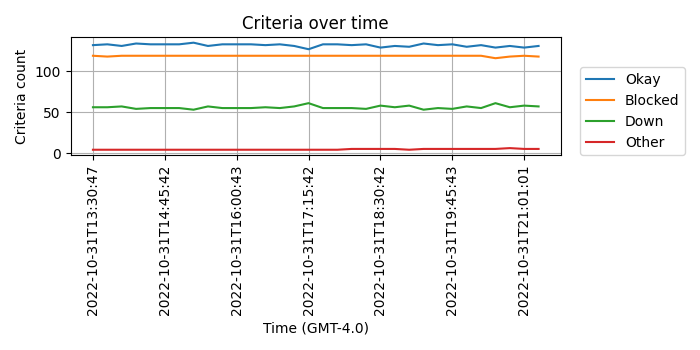

Python code for this plot:
"""graph.py

"""
import time
import pandas as pd
from matplotlib import pyplot as plt

def extract_min_max(cdf):
    """Extract max and min values for 'Down' in a dataframe.
    """
    df2 = cdf.loc[cdf['Down'].idxmax()]
    df3 = cdf.loc[cdf['Down'].idxmin()]
    max = df2['Down']
    min = df3['Down']
    return min, max

def main():
    """
    """
    offset = time.timezone if (time.localtime().tm_isdst == 0) else time.altzone
    offset = offset / 60 / 60 * -1
    plt.rcParams["figure.figsize"] = [7.00, 3.50]
    plt.rcParams["figure.autolayout"] = True
    df = pd.read_csv("../data.txt", header=None)
    df.columns = ['Date', 'Okay', 'Blocked', 'Down', 'Other']
    partial_df = df.tail(32)
    last_df = df.tail(1)    
    partial_df.plot(x='Date', y = ['Okay', 'Blocked', 'Down', 'Other'])
    plt.grid()
    plt.title('Criteria over time')
    plt.ylabel('Criteria count')
    plt.xlabel(f'Time (GMT{offset})')
    plt.xticks(rotation=90)

    plt.legend(loc=(1.04, 0))
    plt.savefig('graph.png')
    min, max = extract_min_max(partial_df)
    print(f'Recent    : {min=} {max=}')
    min, max = extract_min_max(df)
    print(f'Historical: {min=} {max=}')
    min, max = extract_min_max(last_df)
    print(f'Latest    : {max=}')
    

if __name__ == "__main__":
    main()

